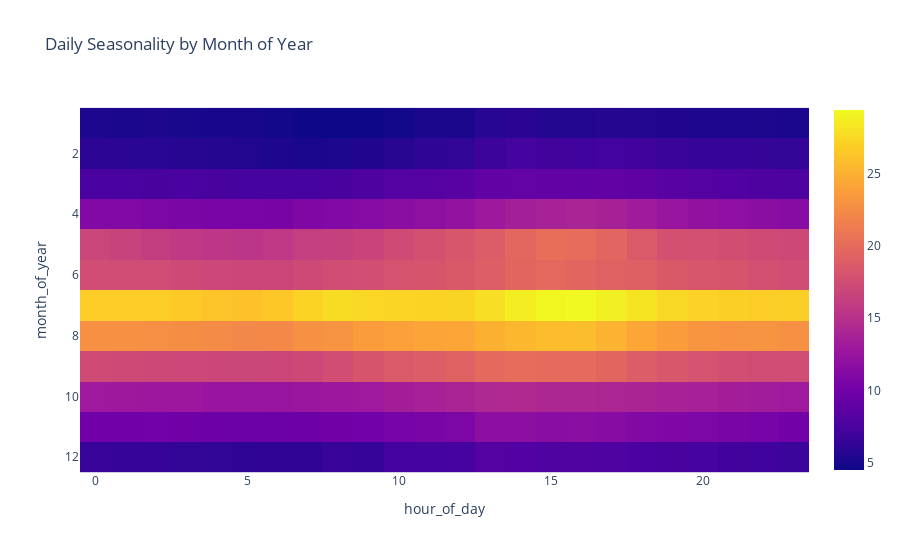

Notebook cell for this chart:
### Markdown cell above
* we see apparent seasonality around q3, months 6,7,8

* i would bet that more nuanced seasonality may be apparent if we dig a bit deeper.

### Code cell
import plotly.express as px 

dt_piv = date_feats.reset_index().pivot_table(index='month_of_year',
                                     columns='hour_of_day',
                                     values='Temperature')

px.imshow(img=dt_piv,
          title='Daily Seasonality by Month of Year')

### Figure 1 — Plotly figure (JSON) as saved in the notebook; plotly's stock layout.template omitted (floating-point values rounded to 4 significant figures; data arrays with more than 128 entries replaced by an {"elided": "..."} marker saying what was removed)
{"data": [{"coloraxis": "coloraxis", "hovertemplate": "hour_of_day: %{x}<br>month_of_year: %{y}<br>color: %{z}<extra></extra>", "name": "0", "type": "heatmap", "x": [0, 1, 2, 3, 4, 5, 6, 7, 8, 9, 10, 11, 12, 13, 14, 15, 16, 17, 18, 19, 20, 21, 22, 23], "xaxis": "x", "y": [1, 2, 3, 4, 5, 6, 7, 8, 9, 10, 11, 12], "yaxis": "y", "z": {"elided": "12x24 float values"}}], "layout": {"coloraxis": {"colorscale": [[0, "#0d0887"], [0.1111, "#46039f"], [0.2222, "#7201a8"], [0.3333, "#9c179e"], [0.4444, "#bd3786"], [0.5556, "#d8576b"], [0.6667, "#ed7953"], [0.7778, "#fb9f3a"], [0.8889, "#fdca26"], [1, "#f0f921"]]}, "title": {"text": "Daily Seasonality by Month of Year"}, "xaxis": {"anchor": "y", "constrain": "domain", "domain": [0, 1], "scaleanchor": "y", "title": {"text": "hour_of_day"}}, "yaxis": {"anchor": "x", "autorange": "reversed", "constrain": "domain", "domain": [0, 1], "title": {"text": "month_of_year"}}}}
